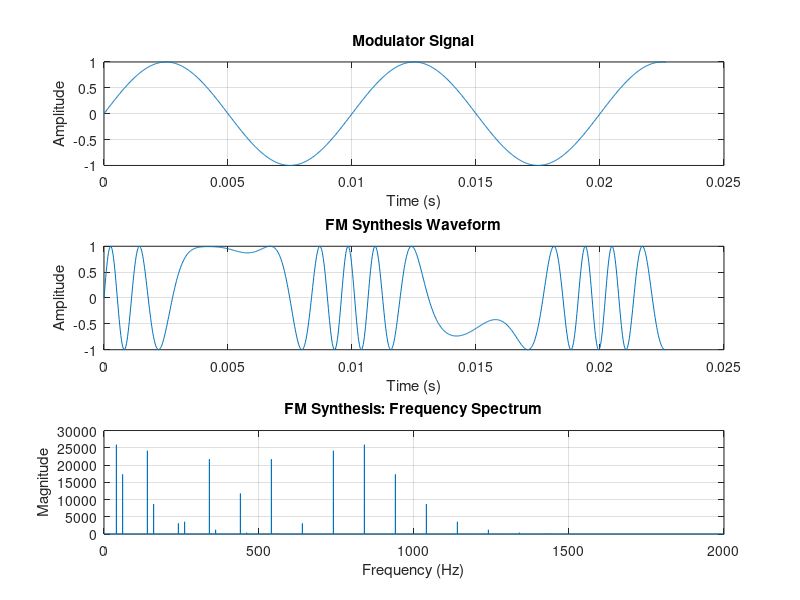

Here is the MATLAB script that generated this plot: (Note: this script raises an error after producing the figure.)
%% Frequency Modulation (FM) Synthesis: Basic Implementation
% Generate sound using frequency modulation - a nonlinear synthesis method
clear all; close all;

% Parameters
fs = 44100; % Sampling frequency (Hz)
duration = 3; % Duration of sound (seconds)
t = 0:1/fs:duration-1/fs; % Time vector

% FM synthesis parameters
carrier_freq = 440; % Carrier frequency in Hz (A4 note)
modulator_freq = 100; % Modulator frequency in Hz
modulation_index = 5; % Depth of frequency modulation (beta)
modulation_depth = modulation_index * modulator_freq; % Frequency deviation in Hz

% FM synthesis formula
modulator = sin(2 * pi * modulator_freq * t); % Modulator signal
carrier_phase = 2 * pi * carrier_freq * t + modulation_index * modulator; % Modulated phase
fm_signal = sin(carrier_phase); % FM synthesis result

% Normalize the signal
fm_signal = fm_signal / max(abs(fm_signal));

% Play sound
sound(fm_signal, fs);

% Visualization
figure;
subplot(3,1,1);
plot(t(1:1000), modulator(1:1000));
title('Modulator Signal');
xlabel('Time (s)'); ylabel('Amplitude'); grid on;

subplot(3,1,2);
plot(t(1:1000), fm_signal(1:1000));
title('FM Synthesis Waveform');
xlabel('Time (s)'); ylabel('Amplitude'); grid on;

% Frequency analysis
N = length(fm_signal);
f = (0:N-1)*(fs/N);
Y = fft(fm_signal);
Y = abs(Y(1:N/2));
f = f(1:N/2);

subplot(3,1,3);
plot(f, Y);
title('FM Synthesis: Frequency Spectrum');
xlabel('Frequency (Hz)'); ylabel('Magnitude');
xlim([0 2000]); grid on;

%% Advanced FM Synthesis with Multiple Operators
% Complex FM synthesis using multiple operators (like DX7 synthesizer)
clear variables; close all;

% Parameters
fs = 44100;
duration = 4;
t = 0:1/fs:duration-1/fs;

% Operator frequencies (frequency ratios are common in FM synthesis)
fundamental = 220; % Base frequency
op1_freq = fundamental * 1.0; % Operator 1 (1:1 ratio)
op2_freq = fundamental * 2.0; % Operator 2 (2:1 ratio)
op3_freq = fundamental * 3.5; % Operator 3 (3.5:1 ratio)
op4_freq = fundamental * 0.5; % Operator 4 (0.5:1 ratio - sub-harmonic)

% Modulation indices for each operator
mod_index_1 = 2.0;
mod_index_2 = 1.5;
mod_index_3 = 0.8;
mod_index_4 = 3.0;

% Generate operators
operator1 = sin(2 * pi * op1_freq * t);
operator2 = sin(2 * pi * op2_freq * t);
operator3 = sin(2 * pi * op3_freq * t);
operator4 = sin(2 * pi * op4_freq * t);

% Complex FM algorithm: Op4 -> Op3 -> Op2 -> Op1 (cascade configuration)
% Operator 4 modulates Operator 3
op3_modulated_phase = 2 * pi * op3_freq * t + mod_index_4 * operator4;
op3_modulated = sin(op3_modulated_phase);

% Operator 3 (modulated) modulates Operator 2
op2_modulated_phase = 2 * pi * op2_freq * t + mod_index_3 * op3_modulated;
op2_modulated = sin(op2_modulated_phase);

% Operator 2 (modulated) modulates Operator 1
op1_modulated_phase = 2 * pi * op1_freq * t + mod_index_2 * op2_modulated;
fm_complex = sin(op1_modulated_phase);

% Apply ADSR envelope
envelope = generateADSR(length(t), fs, 0.1, 0.3, 0.7, 1.5);
fm_complex = fm_complex .* envelope;

% Normalize and play
fm_complex = fm_complex / max(abs(fm_complex));
sound(fm_complex, fs);

% Visualization
figure;
subplot(2,2,1);
plot(t(1:2000), operator4(1:2000));
title('Operator 4 (Modulator)');
xlabel('Time (s)'); ylabel('Amplitude'); grid on;

subplot(2,2,2);
plot(t(1:2000), op3_modulated(1:2000));
title('Operator 3 (Modulated by Op4)');
xlabel('Time (s)'); ylabel('Amplitude'); grid on;

subplot(2,2,3);
plot(t(1:2000), op2_modulated(1:2000));
title('Operator 2 (Modulated by Op3)');
xlabel('Time (s)'); ylabel('Amplitude'); grid on;

subplot(2,2,4);
plot(t(1:2000), fm_complex(1:2000));
title('Final FM Output');
xlabel('Time (s)'); ylabel('Amplitude'); grid on;

% Frequency spectrum analysis
figure;
N = length(fm_complex);
f = (0:N-1)*(fs/N);
Y = fft(fm_complex);
Y = abs(Y(1:N/2));
f = f(1:N/2);

plot(f, Y);
title('Complex FM Synthesis: Frequency Spectrum');
xlabel('Frequency (Hz)'); ylabel('Magnitude');
xlim([0 3000]); grid on;

%% Time-Varying FM Synthesis
% FM synthesis with changing modulation index over time
clear all; close all;

% Parameters
fs = 44100;
duration = 5;
t = 0:1/fs:duration-1/fs;

% FM parameters
carrier_freq = 330; % Carrier frequency
modulator_freq = 220; % Modulator frequency

% Time-varying modulation index (creates evolving timbre)
mod_index_envelope = 0.5 + 4.5 * (1 - exp(-3*t)) .* exp(-0.5*t); % Attack and decay

% Generate time-varying FM signal
modulator_signal = sin(2 * pi * modulator_freq * t);
instantaneous_phase = 2 * pi * carrier_freq * t + mod_index_envelope .* modulator_signal;
fm_evolving = sin(instantaneous_phase);

% Apply amplitude envelope
amp_envelope = generateADSR(length(t), fs, 0.2, 0.8, 0.6, 2.0);
fm_evolving = fm_evolving .* amp_envelope;

% Normalize and play
fm_evolving = fm_evolving / max(abs(fm_evolving));
sound(fm_evolving, fs);

% Visualization
figure;
subplot(3,1,1);
plot(t(1:5000), mod_index_envelope(1:5000));
title('Modulation Index Envelope');
xlabel('Time (s)'); ylabel('Modulation Index'); grid on;

subplot(3,1,2);
plot(t(1:5000), fm_evolving(1:5000));
title('Time-Varying FM Synthesis');
xlabel('Time (s)'); ylabel('Amplitude'); grid on;

% Spectrogram to show frequency content evolution
subplot(3,1,3);
spectrogram(fm_evolving, hann(1024), 512, 1024, fs, 'yaxis');
title('Spectrogram: Frequency Evolution Over Time');

%% Parallel FM Synthesis (Multiple Carriers)
% FM synthesis with multiple parallel carrier-modulator pairs
clear variables; close all;

% Parameters
fs = 44100;
duration = 3;
t = 0:1/fs:duration-1/fs;

% Define multiple carrier-modulator pairs
num_pairs = 4;
carrier_freqs = [220, 330, 440, 550]; % Different carriers
modulator_freqs = [100, 150, 80, 200]; % Different modulators
mod_indices = [3, 2, 4, 1.5]; % Different modulation depths
amplitudes = [0.3, 0.25, 0.2, 0.25]; % Different mix levels

% Generate parallel FM signals
fm_parallel = zeros(size(t));

for i = 1:num_pairs
    % Generate modulator
    modulator = sin(2 * pi * modulator_freqs(i) * t);
    
    % Generate FM signal for this pair
    carrier_phase = 2 * pi * carrier_freqs(i) * t + mod_indices(i) * modulator;
    fm_component = amplitudes(i) * sin(carrier_phase);
    
    % Add to parallel sum
    fm_parallel = fm_parallel + fm_component;
end

% Apply global envelope
envelope = generateADSR(length(t), fs, 0.15, 0.4, 0.8, 1.0);
fm_parallel = fm_parallel .* envelope;

% Normalize and play
fm_parallel = fm_parallel / max(abs(fm_parallel));
sound(fm_parallel, fs);

% Visualization
figure;
subplot(2,1,1);
plot(t(1:2000), fm_parallel(1:2000));
title('Parallel FM Synthesis');
xlabel('Time (s)'); ylabel('Amplitude'); grid on;

% Show individual components
figure;
for i = 1:num_pairs
    subplot(2,2,i);
    modulator = sin(2 * pi * modulator_freqs(i) * t);
    carrier_phase = 2 * pi * carrier_freqs(i) * t + mod_indices(i) * modulator;
    fm_component = amplitudes(i) * sin(carrier_phase);
    
    plot(t(1:1000), fm_component(1:1000));
    title(sprintf('FM Pair %d: C=%.0fHz, M=%.0fHz', i, carrier_freqs(i), modulator_freqs(i)));
    xlabel('Time (s)'); ylabel('Amplitude'); grid on;
end

% Frequency analysis
N = length(fm_parallel);
f = (0:N-1)*(fs/N);
Y = fft(fm_parallel);
Y = abs(Y(1:N/2));
f = f(1:N/2);

figure;
plot(f, Y);
title('Parallel FM Synthesis: Frequency Spectrum');
xlabel('Frequency (Hz)'); ylabel('Magnitude');
xlim([0 2500]); grid on;

%% Feedback FM Synthesis
% FM synthesis where the output feeds back into itself
clear all; close all;

% Parameters
fs = 44100;
duration = 2;
t = 0:1/fs:duration-1/fs;

% Feedback FM parameters
carrier_freq = 440;
feedback_amount = 2.5; % Feedback modulation index

% Initialize signals
fm_feedback = zeros(size(t));
previous_sample = 0;

% Generate feedback FM signal (sample by sample)
for i = 1:length(t)
    % Current phase includes feedback from previous sample
    current_phase = 2 * pi * carrier_freq * t(i) + feedback_amount * previous_sample;
    
    % Generate current sample
    current_sample = sin(current_phase);
    fm_feedback(i) = current_sample;
    
    % Store for next iteration
    previous_sample = current_sample;
end

% Apply envelope
envelope = generateADSR(length(t), fs, 0.05, 0.2, 0.7, 0.8);
fm_feedback = fm_feedback .* envelope;

% Normalize and play
fm_feedback = fm_feedback / max(abs(fm_feedback));
sound(fm_feedback, fs);

% Visualization
figure;
subplot(2,1,1);
plot(t(1:2000), fm_feedback(1:2000));
title('Feedback FM Synthesis');
xlabel('Time (s)'); ylabel('Amplitude'); grid on;

% Frequency analysis
N = length(fm_feedback);
f = (0:N-1)*(fs/N);
Y = fft(fm_feedback);
Y = abs(Y(1:N/2));
f = f(1:N/2);

subplot(2,1,2);
semilogy(f, Y);
title('Feedback FM: Frequency Spectrum (Log Scale)');
xlabel('Frequency (Hz)'); ylabel('Magnitude (log)');
xlim([0 5000]); grid on;

%% FM Synthesis with Non-Sinusoidal Modulators
% Using different waveforms as modulators
clear variables; close all;

% Parameters
fs = 44100;
duration = 4;
t = 0:1/fs:duration-1/fs;

% Carrier parameters
carrier_freq = 300;
mod_freq = 50;
mod_index = 3;

% Generate different modulator waveforms
sine_mod = sin(2 * pi * mod_freq * t);
sawtooth_mod = sawtooth(2 * pi * mod_freq * t);
square_mod = square(2 * pi * mod_freq * t);
triangle_mod = sawtooth(2 * pi * mod_freq * t, 0.5);

% Generate FM signals with different modulators
fm_sine = sin(2 * pi * carrier_freq * t + mod_index * sine_mod);
fm_sawtooth = sin(2 * pi * carrier_freq * t + mod_index * sawtooth_mod);
fm_square = sin(2 * pi * carrier_freq * t + mod_index * square_mod);
fm_triangle = sin(2 * pi * carrier_freq * t + mod_index * triangle_mod);

% Create sequence of different modulator types
segment_length = length(t) / 4;
fm_sequence = [fm_sine(1:segment_length), ...
               fm_sawtooth(segment_length+1:2*segment_length), ...
               fm_square(2*segment_length+1:3*segment_length), ...
               fm_triangle(3*segment_length+1:end)];

% Apply envelope
envelope = generateADSR(length(fm_sequence), fs, 0.2, 0.5, 0.8, 1.5);
fm_sequence = fm_sequence .* envelope;

% Normalize and play
fm_sequence = fm_sequence / max(abs(fm_sequence));
sound(fm_sequence, fs);

% Visualization
figure;
subplot(2,2,1);
plot(t(1:1000), fm_sine(1:1000));
title('FM with Sine Modulator');
xlabel('Time (s)'); ylabel('Amplitude'); grid on;

subplot(2,2,2);
plot(t(1:1000), fm_sawtooth(1:1000));
title('FM with Sawtooth Modulator');
xlabel('Time (s)'); ylabel('Amplitude'); grid on;

subplot(2,2,3);
plot(t(1:1000), fm_square(1:1000));
title('FM with Square Modulator');
xlabel('Time (s)'); ylabel('Amplitude'); grid on;

subplot(2,2,4);
plot(t(1:1000), fm_triangle(1:1000));
title('FM with Triangle Modulator');
xlabel('Time (s)'); ylabel('Amplitude'); grid on;

% Frequency comparison
figure;
modulators = {sine_mod, sawtooth_mod, square_mod, triangle_mod};
fm_signals = {fm_sine, fm_sawtooth, fm_square, fm_triangle};
titles = {'Sine Mod', 'Sawtooth Mod', 'Square Mod', 'Triangle Mod'};

for i = 1:4
    subplot(2,2,i);
    N = length(fm_signals{i});
    f = (0:N-1)*(fs/N);
    Y = fft(fm_signals{i});
    Y = abs(Y(1:N/2));
    f = f(1:N/2);
    
    plot(f, Y);
    title(['FM Spectrum: ' titles{i}]);
    xlabel('Frequency (Hz)'); ylabel('Magnitude');
    xlim([0 2000]); grid on;
end

% ADSR envelope generator function
function env = generateADSR(num_samples, sample_rate, attack, decay, sustain, release)
    attack_samples = round(attack * sample_rate);
    decay_samples = round(decay * sample_rate);
    release_samples = round(release * sample_rate);
    sustain_samples = num_samples - attack_samples - decay_samples - release_samples;
    
    if sustain_samples < 0
        sustain_samples = round(0.1 * sample_rate);
        release_samples = num_samples - attack_samples - decay_samples - sustain_samples;
    end
    
    attack_phase = linspace(0, 1, attack_samples);
    decay_phase = linspace(1, sustain, decay_samples);
    sustain_phase = sustain * ones(1, sustain_samples);
    release_phase = linspace(sustain, 0, release_samples);
    
    env = [attack_phase, decay_phase, sustain_phase, release_phase];
    
    if length(env) > num_samples
        env = env(1:num_samples);
    elseif length(env) < num_samples
        env = [env, zeros(1, num_samples - length(env))];
    end
end